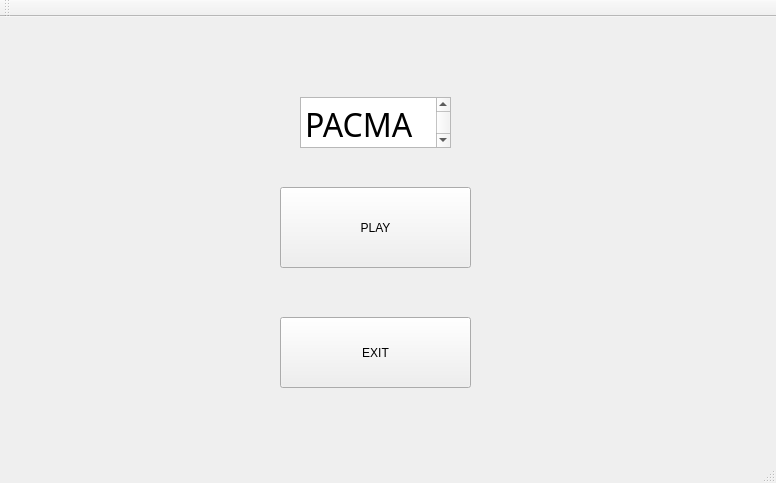
<?xml version="1.0" encoding="UTF-8"?>
<ui version="4.0">
 <class>MainWindow</class>
 <widget class="QMainWindow" name="MainWindow">
  <property name="geometry">
   <rect>
    <x>0</x>
    <y>0</y>
    <width>776</width>
    <height>483</height>
   </rect>
  </property>
  <property name="windowTitle">
   <string>MainWindow</string>
  </property>
  <widget class="QWidget" name="centralWidget">
   <widget class="QPushButton" name="pushButton">
    <property name="geometry">
     <rect>
      <x>280</x>
      <y>170</y>
      <width>191</width>
      <height>81</height>
     </rect>
    </property>
    <property name="text">
     <string>PLAY</string>
    </property>
   </widget>
   <widget class="QPushButton" name="pushButton_2">
    <property name="geometry">
     <rect>
      <x>280</x>
      <y>300</y>
      <width>191</width>
      <height>71</height>
     </rect>
    </property>
    <property name="text">
     <string>EXIT</string>
    </property>
   </widget>
   <widget class="QTextEdit" name="textEdit">
    <property name="geometry">
     <rect>
      <x>300</x>
      <y>80</y>
      <width>151</width>
      <height>51</height>
     </rect>
    </property>
    <property name="font">
     <font>
      <family>Sans</family>
      <pointsize>36</pointsize>
      <weight>50</weight>
      <bold>false</bold>
     </font>
    </property>
    <property name="html">
     <string>&lt;!DOCTYPE HTML PUBLIC &quot;-//W3C//DTD HTML 4.0//EN&quot; &quot;http://www.w3.org/TR/REC-html40/strict.dtd&quot;&gt;
&lt;html&gt;&lt;head&gt;&lt;meta name=&quot;qrichtext&quot; content=&quot;1&quot; /&gt;&lt;style type=&quot;text/css&quot;&gt;
p, li { white-space: pre-wrap; }
&lt;/style&gt;&lt;/head&gt;&lt;body style=&quot; font-family:'Sans'; font-size:36pt; font-weight:400; font-style:normal;&quot;&gt;
&lt;p style=&quot; margin-top:0px; margin-bottom:0px; margin-left:0px; margin-right:0px; -qt-block-indent:0; text-indent:0px;&quot;&gt;&lt;span style=&quot; font-family:'Ubuntu'; font-size:24pt;&quot;&gt;PACMAN&lt;/span&gt;&lt;/p&gt;&lt;/body&gt;&lt;/html&gt;</string>
    </property>
   </widget>
  </widget>
  <widget class="QMenuBar" name="menuBar">
   <property name="geometry">
    <rect>
     <x>0</x>
     <y>0</y>
     <width>776</width>
     <height>22</height>
    </rect>
   </property>
  </widget>
  <widget class="QToolBar" name="mainToolBar">
   <attribute name="toolBarArea">
    <enum>TopToolBarArea</enum>
   </attribute>
   <attribute name="toolBarBreak">
    <bool>false</bool>
   </attribute>
  </widget>
  <widget class="QStatusBar" name="statusBar"/>
 </widget>
 <layoutdefault spacing="6" margin="11"/>
 <resources/>
 <connections/>
</ui>
